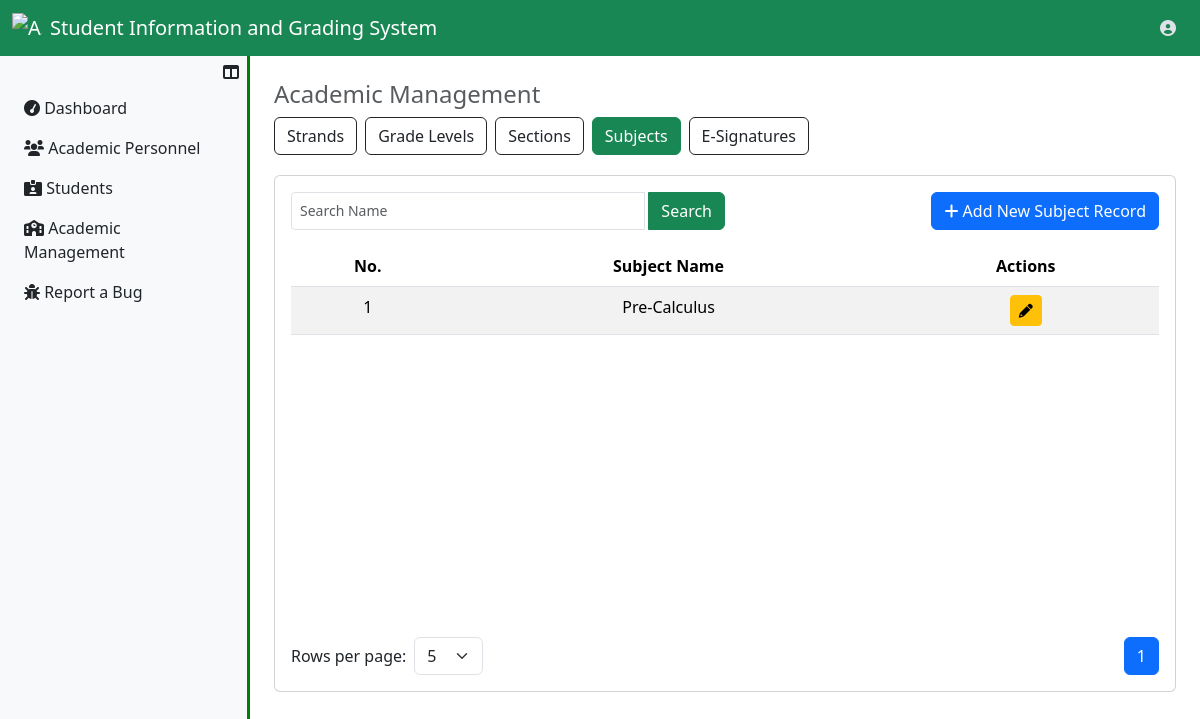
The app's page /UserRegistrar/subjects.php (signed in), older data.
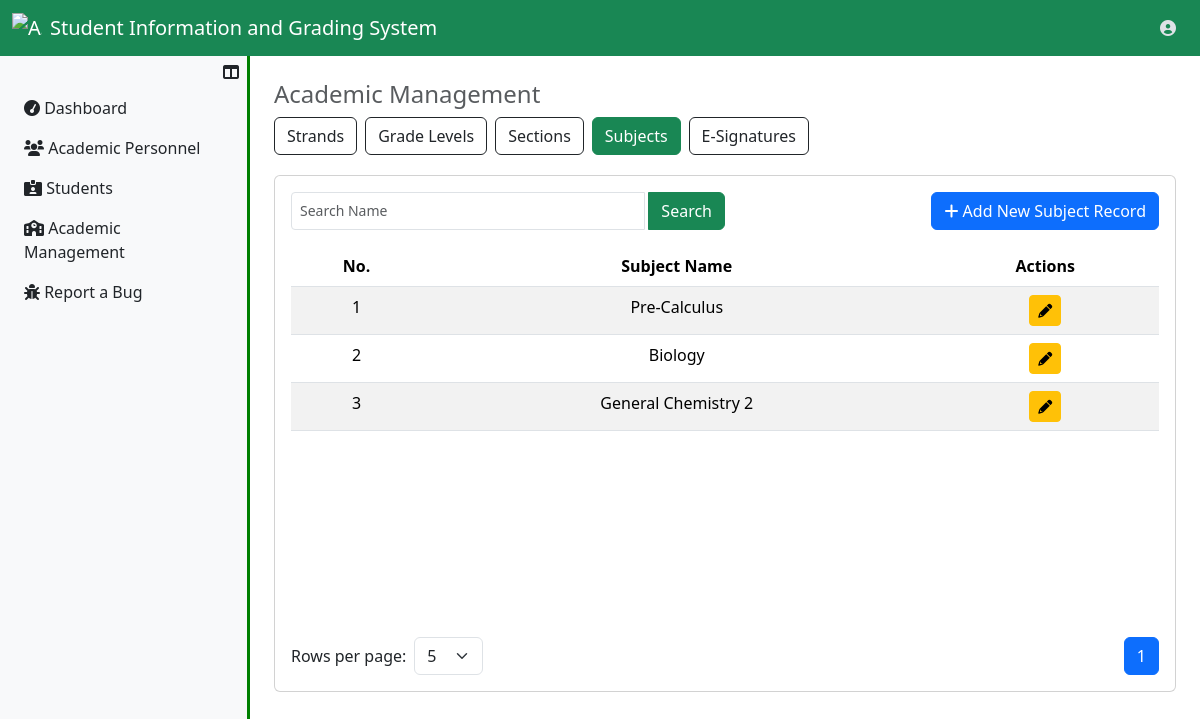
The same page, newer data.
### tables this page shows
CREATE TABLE `subjects_tbl` (
  `subject_id` int(11) NOT NULL,
  `subject_name` varchar(250) NOT NULL,
  `subject_status` enum('Active','Inactive') NOT NULL DEFAULT 'Active',
  `insrt_ts` datetime NOT NULL DEFAULT current_timestamp(),
  `updt_ts` datetime DEFAULT NULL
);

### UserRegistrar/subjects.php (the view, shortened to what the changed rows need)
<?php
  include ("../server_connection/db_connect.php");
?>
<!DOCTYPE html>
<html lang="en">
<head>
    <link rel="stylesheet" href="../../Bootstrap/css/bootstrap.min.css">
    <link rel="stylesheet" href="https://cdnjs.cloudflare.com/ajax/libs/font-awesome/6.0.0-beta3/css/all.min.css">
</head>
<body>
    <?php include '../Assets/components/RegistrarNavbar.php'; ?>
    <div class="d-flex">
        <?php include '../Assets/components/RegistrarSidebar.php'; ?>
        <div class="content p-4 flex-grow-1">
            <div class="card table-container">
                <div class="card-body">
                    <div class="table-responsive">
                        <table class="table table-striped" id="studentsTable">
                            <thead align="center">
                                <tr>
                                    <th>No.</th>
                                    <th>Subject Name</th>
                                    <th>Actions</th>
                                </tr>
                            </thead>
                            <tbody id="tableBody" align="center">
                                <?php
                                    $sql = "SELECT * FROM subjects_tbl";
                                    try
                                    {
                                        $result=$conn->prepare($sql);
                                        $result->execute();
                                        if($result->rowcount()>0)
                                        {
                                            $i=1;
                                            while($row=$result->fetch(PDO::FETCH_ASSOC))
                                            {
                                                echo "
                                                    <tr>
                                                        <td class='text-center'>{$i} </td>
                                                        <td class='text-center'>{$row["subject_name"]}</td>
                                                        <td>
                                                            <a href='EditSubject.php?subject_id={$row["subject_id"]}' class='btn btn-warning btn-sm'>
                                                                <i class='fas fa-pencil'></i>
                                                            </a>
                                                        </td>";
                                                        ?>
                                                    </tr>
                                                <?php
                                                $i++;
                                            }
                                        }
                                        else
                                        {
                                            echo "<tr><tdv colspan = '6'> No records found. </td></tr>";
                                        }
                                    }
                                    catch(Exception $e)
                                    {
                                        echo "Unexpected error has been occured!" . $e ->getMessage();
                                    }
                                ?>
                            </tbody>
                        </table>
                    </div>
                </div>
            </div>
        </div>
    </div>
</body>
</html>

Row changes from the older to the newer data that the page shows:
added subjects_tbl: subject_name "Biology"
added subjects_tbl: subject_name "General Chemistry 2"
